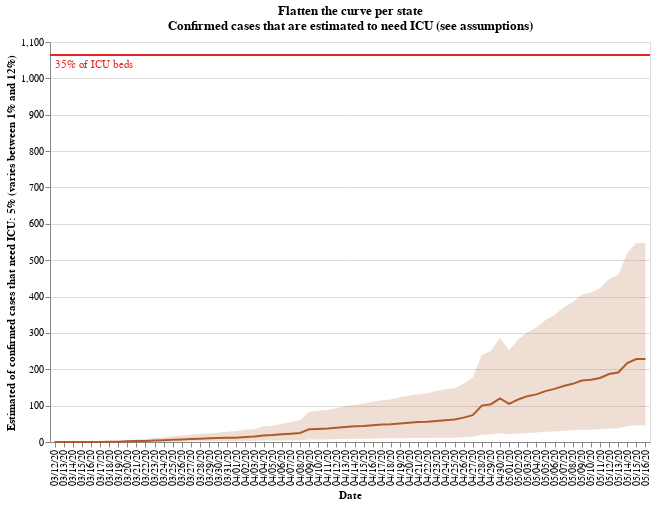

Here is the notebook cell this chart was saved with:
### Code cell
#hide_input
input_dropdown = alt.binding_select(options=df[STATE_COLUMN].unique())
selection = alt.selection_single(
    fields=[STATE_COLUMN], 
    init={STATE_COLUMN:'SC'}, 
    bind=input_dropdown, 
    name=' ')
color = alt.condition(selection,
                    alt.Color(STATE_COLUMN+':N', 
                              scale=alt.Scale(scheme='Paired', reverse=True), legend=None),
                              alt.value('#ffbf79')
                     )

chart = alt.Chart(df).mark_line().encode(
    x=alt.X(DATE_COLUMN+':O', axis=alt.Axis(title=DATE_COLUMN)),
    y=alt.Y(CASES_NEED_ICU_COLUMN+':Q', axis=alt.Axis(
        title=["Estimated of confirmed cases that need ICU: {:.0f}".format(CASES_NEED_ICU*100)+"% (varies between {:.0f}".format(LOWER_BOUND_ICU_NEED*100)+"% and {:.0f}".format(UPPER_BOUND_ICU_NEED*100)+"%)"])),
    color=color,
    tooltip=[
        DATE_COLUMN, 
        STATE_COLUMN, 
        CASES_NEED_ICU_COLUMN
    ],
    order=alt.Order(
    STATE_COLUMN,
    sort='ascending'
    )
).properties(
    title=[
        "Flatten the curve per state",
        "Confirmed cases that are estimated to need ICU (see assumptions)"
    ]
).add_selection(
    selection
).transform_filter(
    selection
)

shades = alt.Chart(df).mark_area().encode(
    x=DATE_COLUMN+':O',
    y=LOWER_BOUND_ICU_NEED_STR+":Q",
    y2=UPPER_BOUND_ICU_NEED_STR+':Q',
    color=color,
    opacity = alt.condition(selection, alt.value(0.2), alt.value(0.5))
).transform_filter(
    selection
)

x1line = alt.Chart(src_icus).mark_rule(color='#e42726', strokeWidth=2).encode(
    y=ICUS_COLUMN+':Q'
).transform_filter(
    selection
)

text1 = alt.Chart(src_icus).mark_text(align='left', x=5, dy=10, color='#e42726', strokeWidth=1).encode(
    y=ICUS_COLUMN+':Q',
    text=alt.value("{:.0f}".format(AVAILABLE_PERCENTAGE_ICU*100)+"% of ICU beds")   
).transform_filter(
    selection
)

plot = chart.properties(width=CHART_WIDTH, height=CHART_HEIGHT) + x1line + text1 + shades
plot

### Figure 1 — Vega-Lite specification as saved in the notebook (floating-point values rounded to 4 significant figures; data arrays with more than 128 entries replaced by an {"elided": "..."} marker saying what was removed)
{"config": {"view": {"continuousWidth": 400, "continuousHeight": 300}}, "layer": [{"data": {"name": "data-d99c5348bdb384cb1fc0e3ce9ab47ce5"}, "mark": "line", "encoding": {"color": {"condition": {"type": "nominal", "field": "State", "legend": null, "scale": {"reverse": true, "scheme": "Paired"}, "selection": " "}, "value": "#ffbf79"}, "order": {"type": "nominal", "field": "State", "sort": "ascending"}, "tooltip": [{"type": "nominal", "field": "Date"}, {"type": "nominal", "field": "State"}, {"type": "quantitative", "field": "Need ICU 5% of cases"}], "x": {"type": "ordinal", "axis": {"title": "Date"}, "field": "Date"}, "y": {"type": "quantitative", "axis": {"title": ["Estimated of confirmed cases that need ICU: 5% (varies between 1% and 12%)"]}, "field": "Need ICU 5% of cases"}}, "height": 400, "selection": {" ": {"type": "single", "fields": ["State"], "init": {"State": "SC"}, "bind": {"input": "select", "options": ["SP", "ES", "RJ", "BA", "DF", "AL", "MG", "RS", "PE", "GO", "PB", "RN", "SC", "PR", "AM", "SE", "MS", "CE", "AC", "TO", "PA", "PI", "MA", "AP", "MT", "RO", "RR"]}}}, "title": ["Flatten the curve per state", "Confirmed cases that are estimated to need ICU (see assumptions)"], "transform": [{"filter": {"selection": " "}}], "width": 600}, {"data": {"name": "data-5416e2b7c3701e649d2188279e8e88c6"}, "mark": {"type": "rule", "color": "#e42726", "strokeWidth": 2}, "encoding": {"y": {"type": "quantitative", "field": "ICUs"}}, "transform": [{"filter": {"selection": " "}}]}, {"data": {"name": "data-5416e2b7c3701e649d2188279e8e88c6"}, "mark": {"type": "text", "align": "left", "color": "#e42726", "dy": 10, "strokeWidth": 1, "x": 5}, "encoding": {"text": {"value": "35% of ICU beds"}, "y": {"type": "quantitative", "field": "ICUs"}}, "transform": [{"filter": {"selection": " "}}]}, {"data": {"name": "data-d99c5348bdb384cb1fc0e3ce9ab47ce5"}, "mark": "area", "encoding": {"color": {"condition": {"type": "nominal", "field": "State", "legend": null, "scale": {"reverse": true, "scheme": "Paired"}, "selection": " "}, "value": "#ffbf79"}, "opacity": {"condition": {"value": 0.2, "selection": " "}, "value": 0.5}, "x": {"type": "ordinal", "field": "Date"}, "y": {"type": "quantitative", "field": "Lower bound ICU need"}, "y2": {"field": "Upper bound ICU need"}}, "transform": [{"filter": {"selection": " "}}]}], "$schema": "https://vega.github.io/schema/vega-lite/v4.8.1.json", "datasets": {"data-d99c5348bdb384cb1fc0e3ce9ab47ce5": {"elided": "1703 records"}, "data-5416e2b7c3701e649d2188279e8e88c6": [{"State": "AC", "Vacinas distribuidas - influenza": 329100.0, "Vacinas aplicadas - influenza ": 114600.0, "Mascara cirúrgica": 111600, "Mascara N95": 8300, "Alcool em gel - L": 2333.0, "Avental": 8283, "Teste rápido": 17480, "Luvas": 109700, "Óculos e protetor facial": 790, "Touca e sapatilha": 62400, "Cloroquina - comprimidos": 18000.0, "Oseltamivir - cápsulas": 40510.0, "Teste PCR": 69720.0, "Leitos locados": 10.0, "ICUs": 58.0, "Respiradores distribuidos": 0.0, "UTI adulto SUS": 43.0, "Uti adulto não SUS": 15.0, "Leitos UTI habilitados": 10.0, "Mais Médicos": 153.0}, {"State": "AL", "Vacinas distribuidas - influenza": 1332000.0, "Vacinas aplicadas - influenza ": 580300.0, "Mascara cirúrgica": 382000, "Mascara N95": 32550, "Alcool em gel - L": 7208.0, "Avental": 26390, "Teste rápido": 71180, "Luvas": 364348, "Óculos e protetor facial": 2540, "Touca e sapatilha": 215800, "Cloroquina - comprimidos": 31500.0, "Oseltamivir - cápsulas": 64000.0, "Teste PCR": 84000.0, "Leitos locados": 10.0, "ICUs": 426.0, "Respiradores distribuidos": 0.0, "UTI adulto SUS": 315.0, "Uti adulto não SUS": 111.0, "Leitos UTI habilitados": 139.0, "Mais Médicos": 201.0}, {"State": "AM", "Vacinas distribuidas - influenza": 1399000.0, "Vacinas aplicadas - influenza ": 387300.0, "Mascara cirúrgica": 547200, "Mascara N95": 83600, "Alcool em gel - L": 19520.0, "Avental": 96333, "Teste rápido": 176930, "Luvas": 456748, "Óculos e protetor facial": 7840, "Touca e sapatilha": 353400, "Cloroquina - comprimidos": 171000.0, "Oseltamivir - cápsulas": 267100.0, "Teste PCR": 85530.0, "Leitos locados": 10.0, "ICUs": 450.0, "Respiradores distribuidos": 90.0, "UTI adulto SUS": 356.0, "Uti adulto não SUS": 94.0, "Leitos UTI habilitados": 186.0, "Mais Médicos": 423.0}, {"State": "AP", "Vacinas distribuidas - influenza": 253700.0, "Vacinas aplicadas - influenza ": 98900.0, "Mascara cirúrgica": 116900, "Mascara N95": 7800, "Alcool em gel - L": 2063.0, "Avental": 7514, "Teste rápido": 15300, "Luvas": 268800, "Óculos e protetor facial": 1120, "Touca e sapatilha": 61100, "Cloroquina - comprimidos": 37000.0, "Oseltamivir - cápsulas": 8270.0, "Teste PCR": 83780.0, "Leitos locados": 10.0, "ICUs": 78.0, "Respiradores distribuidos": 45.0, "UTI adulto SUS": 44.0, "Uti adulto não SUS": 34.0, "Leitos UTI habilitados": 32.0, "Mais Médicos": 109.0}, {"State": "BA", "Vacinas distribuidas - influenza": 5326000.0, "Vacinas aplicadas - influenza ": 2535000.0, "Mascara cirúrgica": 1766200, "Mascara N95": 146350, "Alcool em gel - L": 32200.0, "Avental": 121384, "Teste rápido": 345480, "Luvas": 1666496, "Óculos e protetor facial": 11840, "Touca e sapatilha": 955900, "Cloroquina - comprimidos": 41000.0, "Oseltamivir - cápsulas": 176700.0, "Teste PCR": 103500.0, "Leitos locados": 40.0, "ICUs": 1573.0, "Respiradores distribuidos": 0.0, "UTI adulto SUS": 869.0, "Uti adulto não SUS": 704.0, "Leitos UTI habilitados": 95.0, "Mais Médicos": 1482.0}, {"State": "CE", "Vacinas distribuidas - influenza": 3110000.0, "Vacinas aplicadas - influenza ": 1539000.0, "Mascara cirúrgica": 1076700, "Mascara N95": 81950, "Alcool em gel - L": 19570.0, "Avental": 70154, "Teste rápido": 259320, "Luvas": 1014096, "Óculos e protetor facial": 7600, "Touca e sapatilha": 582500, "Cloroquina - comprimidos": 302000.0, "Oseltamivir - cápsulas": 372600.0, "Teste PCR": 112600.0, "Leitos locados": 20.0, "ICUs": 1002.0, "Respiradores distribuidos": 75.0, "UTI adulto SUS": 630.0, "Uti adulto não SUS": 372.0, "Leitos UTI habilitados": 200.0, "Mais Médicos": 1195.0}, {"State": "DF", "Vacinas distribuidas - influenza": 1036000.0, "Vacinas aplicadas - influenza ": 671500.0, "Mascara cirúrgica": 658500, "Mascara N95": 66650, "Alcool em gel - L": 15450.0, "Avental": 43865, "Teste rápido": 98120, "Luvas": 477100, "Óculos e protetor facial": 5220, "Touca e sapatilha": 223200, "Cloroquina - comprimidos": 72000.0, "Oseltamivir - cápsulas": 54960.0, "Teste PCR": 113500.0, "Leitos locados": 10.0, "ICUs": 997.0, "Respiradores distribuidos": 0.0, "UTI adulto SUS": 261.0, "Uti adulto não SUS": 736.0, "Leitos UTI habilitados": 80.0, "Mais Médicos": 88.0}, {"State": "ES", "Vacinas distribuidas - influenza": 1375000.0, "Vacinas aplicadas - influenza ": 816200.0, "Mascara cirúrgica": 475000, "Mascara N95": 43000, "Alcool em gel - L": 9488.0, "Avental": 34115, "Teste rápido": 93860, "Luvas": 450248, "Óculos e protetor facial": 3440, "Touca e sapatilha": 261900, "Cloroquina - comprimidos": 78000.0, "Oseltamivir - cápsulas": 116900.0, "Teste PCR": 90490.0, "Leitos locados": 10.0, "ICUs": 804.0, "Respiradores distribuidos": 10.0, "UTI adulto SUS": 406.0, "Uti adulto não SUS": 398.0, "Leitos UTI habilitados": 88.0, "Mais Médicos": 377.0}, {"State": "GO", "Vacinas distribuidas - influenza": 2430000.0, "Vacinas aplicadas - influenza ": 1317000.0, "Mascara cirúrgica": 798400, "Mascara N95": 61850, "Alcool em gel - L": 13820.0, "Avental": 53608, "Teste rápido": 148560, "Luvas": 722896, "Óculos e protetor facial": 5080, "Touca e sapatilha": 446000, "Cloroquina - comprimidos": 14000.0, "Oseltamivir - cápsulas": 50150.0, "Teste PCR": 86700.0, "Leitos locados": 20.0, "ICUs": 1200.0, "Respiradores distribuidos": 0.0, "UTI adulto SUS": 675.0, "Uti adulto não SUS": 525.0, "Leitos UTI habilitados": 159.0, "Mais Médicos": 609.0}, {"State": "MA", "Vacinas distribuidas - influenza": 2463000.0, "Vacinas aplicadas - influenza ": 1214000.0, "Mascara cirúrgica": 830300, "Mascara N95": 66650, "Alcool em gel - L": 14850.0, "Avental": 55822, "Teste rápido": 146300, "Luvas": 744396, "Óculos e protetor facial": 5430, "Touca e sapatilha": 448400, "Cloroquina - comprimidos": 98000.0, "Oseltamivir - cápsulas": 43570.0, "Teste PCR": 86210.0, "Leitos locados": 20.0, "ICUs": 682.0, "Respiradores distribuidos": 0.0, "UTI adulto SUS": 413.0, "Uti adulto não SUS": 269.0, "Leitos UTI habilitados": 110.0, "Mais Médicos": 674.0}, {"State": "MD", "Vacinas distribuidas - influenza": null, "Vacinas aplicadas - influenza ": null, "Mascara cirúrgica": 250500, "Mascara N95": 31500, "Alcool em gel - L": 1393.0, "Avental": 15775, "Teste rápido": 0, "Luvas": 98896, "Óculos e protetor facial": 120, "Touca e sapatilha": 106000, "Cloroquina - comprimidos": null, "Oseltamivir - cápsulas": null, "Teste PCR": null, "Leitos locados": null, "ICUs": null, "Respiradores distribuidos": null, "UTI adulto SUS": null, "Uti adulto não SUS": null, "Leitos UTI habilitados": null, "Mais Médicos": null}, {"State": "MG", "Vacinas distribuidas - influenza": 6951000.0, "Vacinas aplicadas - influenza ": 4762000.0, "Mascara cirúrgica": 2713300, "Mascara N95": 245350, "Alcool em gel - L": 53980.0, "Avental": 192539, "Teste rápido": 551500, "Luvas": 2412684, "Óculos e protetor facial": 18910, "Touca e sapatilha": 1374000, "Cloroquina - comprimidos": 85000.0, "Oseltamivir - cápsulas": 609900.0, "Teste PCR": 160600.0, "Leitos locados": 50.0, "ICUs": 3151.0, "Respiradores distribuidos": 0.0, "UTI adulto SUS": 2068.0, "Uti adulto não SUS": 1083.0, "Leitos UTI habilitados": 55.0, "Mais Médicos": 1178.0}, {"State": "MJ", "Vacinas distribuidas - influenza": null, "Vacinas aplicadas - influenza ": null, "Mascara cirúrgica": 1323850, "Mascara N95": 89150, "Alcool em gel - L": 22420.0, "Avental": 42635, "Teste rápido": 0, "Luvas": 2073496, "Óculos e protetor facial": 120, "Touca e sapatilha": 31300, "Cloroquina - comprimidos": null, "Oseltamivir - cápsulas": null, "Teste PCR": null, "Leitos locados": null, "ICUs": null, "Respiradores distribuidos": null, "UTI adulto SUS": null, "Uti adulto não SUS": null, "Leitos UTI habilitados": null, "Mais Médicos": null}, {"State": "MS", "Vacinas distribuidas - influenza": 1042000.0, "Vacinas aplicadas - influenza ": 494500.0, "Mascara cirúrgica": 347500, "Mascara N95": 33850, "Alcool em gel - L": 7730.0, "Avental": 26692, "Teste rápido": 66240, "Luvas": 335648, "Óculos e protetor facial": 2680, "Touca e sapatilha": 186200, "Cloroquina - comprimidos": 16000.0, "Oseltamivir - cápsulas": 145700.0, "Teste PCR": 95630.0, "Leitos locados": 10.0, "ICUs": 432.0, "Respiradores distribuidos": 0.0, "UTI adulto SUS": 269.0, "Uti adulto não SUS": 163.0, "Leitos UTI habilitados": 80.0, "Mais Médicos": 191.0}, {"State": "MT", "Vacinas distribuidas - influenza": 1177000.0, "Vacinas aplicadas - influenza ": 445900.0, "Mascara cirúrgica": 406900, "Mascara N95": 33200, "Alcool em gel - L": 7414.0, "Avental": 27333, "Teste rápido": 70240, "Luvas": 422148, "Óculos e protetor facial": 4360, "Touca e sapatilha": 226700, "Cloroquina - comprimidos": 15000.0, "Oseltamivir - cápsulas": 67190.0, "Teste PCR": 74210.0, "Leitos locados": 10.0, "ICUs": 591.0, "Respiradores distribuidos": 0.0, "UTI adulto SUS": 208.0, "Uti adulto não SUS": 383.0, "Leitos UTI habilitados": 10.0, "Mais Médicos": 223.0}, {"State": "PA", "Vacinas distribuidas - influenza": 2537000.0, "Vacinas aplicadas - influenza ": 873400.0, "Mascara cirúrgica": 937900, "Mascara N95": 89000, "Alcool em gel - L": 15060.0, "Avental": 99557, "Teste rápido": 172940, "Luvas": 869196, "Óculos e protetor facial": 8660, "Touca e sapatilha": 579900, "Cloroquina - comprimidos": 215000.0, "Oseltamivir - cápsulas": 98680.0, "Teste PCR": 165700.0, "Leitos locados": 20.0, "ICUs": 661.0, "Respiradores distribuidos": 80.0, "UTI adulto SUS": 400.0, "Uti adulto não SUS": 261.0, "Leitos UTI habilitados": 52.0, "Mais Médicos": 751.0}, {"State": "PB", "Vacinas distribuidas - influenza": 1595000.0, "Vacinas aplicadas - influenza ": 808400.0, "Mascara cirúrgica": 470000, "Mascara N95": 40400, "Alcool em gel - L": 9273.0, "Avental": 33776, "Teste rápido": 103940, "Luvas": 442748, "Óculos e protetor facial": 3500, "Touca e sapatilha": 261400, "Cloroquina - comprimidos": 25000.0, "Oseltamivir - cápsulas": 42500.0, "Teste PCR": 84750.0, "Leitos locados": 10.0, "ICUs": 536.0, "Respiradores distribuidos": 20.0, "UTI adulto SUS": 372.0, "Uti adulto não SUS": 164.0, "Leitos UTI habilitados": 82.0, "Mais Médicos": 335.0}, {"State": "PE", "Vacinas distribuidas - influenza": 3493000.0, "Vacinas aplicadas - influenza ": 1688000.0, "Mascara cirúrgica": 1117000, "Mascara N95": 92950, "Alcool em gel - L": 20570.0, "Avental": 77339, "Teste rápido": 221300, "Luvas": 1025544, "Óculos e protetor facial": 7460, "Touca e sapatilha": 618400, "Cloroquina - comprimidos": 223000.0, "Oseltamivir - cápsulas": 74200.0, "Teste PCR": 118700.0, "Leitos locados": 20.0, "ICUs": 1647.0, "Respiradores distribuidos": 50.0, "UTI adulto SUS": 1026.0, "Uti adulto não SUS": 621.0, "Leitos UTI habilitados": 271.0, "Mais Médicos": 866.0}, {"State": "PI", "Vacinas distribuidas - influenza": 1323000.0, "Vacinas aplicadas - influenza ": 546800.0, "Mascara cirúrgica": 390800, "Mascara N95": 33450, "Alcool em gel - L": 7553.0, "Avental": 27327, "Teste rápido": 81160, "Luvas": 363448, "Óculos e protetor facial": 2980, "Touca e sapatilha": 226600, "Cloroquina - comprimidos": 20000.0, "Oseltamivir - cápsulas": 77410.0, "Teste PCR": 78760.0, "Leitos locados": 10.0, "ICUs": 293.0, "Respiradores distribuidos": 0.0, "UTI adulto SUS": 206.0, "Uti adulto não SUS": 87.0, "Leitos UTI habilitados": 66.0, "Mais Médicos": 326.0}, {"State": "PR", "Vacinas distribuidas - influenza": 4058000.0, "Vacinas aplicadas - influenza ": 2358000.0, "Mascara cirúrgica": 1423800, "Mascara N95": 127450, "Alcool em gel - L": 27450.0, "Avental": 99850, "Teste rápido": 290200, "Luvas": 1273792, "Óculos e protetor facial": 9740, "Touca e sapatilha": 750100, "Cloroquina - comprimidos": 62000.0, "Oseltamivir - cápsulas": 1148000.0, "Teste PCR": 102400.0, "Leitos locados": 30.0, "ICUs": 2444.0, "Respiradores distribuidos": 20.0, "UTI adulto SUS": 1656.0, "Uti adulto não SUS": 788.0, "Leitos UTI habilitados": 438.0, "Mais Médicos": 737.0}, {"State": "RJ", "Vacinas distribuidas - influenza": 5854000.0, "Vacinas aplicadas - influenza ": 3339000.0, "Mascara cirúrgica": 2299700, "Mascara N95": 268600, "Alcool em gel - L": 40010.0, "Avental": 145080, "Teste rápido": 448740, "Luvas": 10869436, "Óculos e protetor facial": 30800, "Touca e sapatilha": 1121800, "Cloroquina - comprimidos": 224000.0, "Oseltamivir - cápsulas": 292500.0, "Teste PCR": 378600.0, "Leitos locados": 40.0, "ICUs": 4008.0, "Respiradores distribuidos": 130.0, "UTI adulto SUS": 1247.0, "Uti adulto não SUS": 2761.0, "Leitos UTI habilitados": 72.0, "Mais Médicos": 558.0}, {"State": "RN", "Vacinas distribuidas - influenza": 1424000.0, "Vacinas aplicadas - influenza ": 716600.0, "Mascara cirúrgica": 432000, "Mascara N95": 35000, "Alcool em gel - L": 8087.0, "Avental": 29051, "Teste rápido": 85820, "Luvas": 387948, "Óculos e protetor facial": 2840, "Touca e sapatilha": 228100, "Cloroquina - comprimidos": 36000.0, "Oseltamivir - cápsulas": 61600.0, "Teste PCR": 90890.0, "Leitos locados": 10.0, "ICUs": 526.0, "Respiradores distribuidos": 0.0, "UTI adulto SUS": 306.0, "Uti adulto não SUS": 220.0, "Leitos UTI habilitados": 95.0, "Mais Médicos": 258.0}, {"State": "RO", "Vacinas distribuidas - influenza": 474000.0, "Vacinas aplicadas - influenza ": 222900.0, "Mascara cirúrgica": 202300, "Mascara N95": 17700, "Alcool em gel - L": 4184.0, "Avental": 14949, "Teste rápido": 31460, "Luvas": 216900, "Óculos e protetor facial": 1430, "Touca e sapatilha": 117000, "Cloroquina - comprimidos": 21000.0, "Oseltamivir - cápsulas": 77020.0, "Teste PCR": 80300.0, "Leitos locados": 10.0, "ICUs": 285.0, "Respiradores distribuidos": 0.0, "UTI adulto SUS": 213.0, "Uti adulto não SUS": 72.0, "Leitos UTI habilitados": 54.0, "Mais Médicos": 308.0}, {"State": "RR", "Vacinas distribuidas - influenza": 247000.0, "Vacinas aplicadas - influenza ": 56440.0, "Mascara cirúrgica": 80900, "Mascara N95": 6700, "Alcool em gel - L": 1704.0, "Avental": 4714, "Teste rápido": 10180, "Luvas": 73200, "Óculos e protetor facial": 510, "Touca e sapatilha": 40000, "Cloroquina - comprimidos": 20000.0, "Oseltamivir - cápsulas": 44280.0, "Teste PCR": 83820.0, "Leitos locados": 0.0, "ICUs": 25.0, "Respiradores distribuidos": 0.0, "UTI adulto SUS": 17.0, "Uti adulto não SUS": 8.0, "Leitos UTI habilitados": 0.0, "Mais Médicos": 140.0}, {"State": "RS", "Vacinas distribuidas - influenza": 4686000.0, "Vacinas aplicadas - influenza ": 2818000.0, "Mascara cirúrgica": 1675650, "Mascara N95": 149700, "Alcool em gel - L": 32680.0, "Avental": 108684, "Teste rápido": 393360, "Luvas": 1483292, "Óculos e protetor facial": 10960, "Touca e sapatilha": 757800, "Cloroquina - comprimidos": 47000.0, "Oseltamivir - cápsulas": 1170000.0, "Teste PCR": 106900.0, "Leitos locados": 30.0, "ICUs": 1660.0, "Respiradores distribuidos": 0.0, "UTI adulto SUS": 1015.0, "Uti adulto não SUS": 645.0, "Leitos UTI habilitados": 30.0, "Mais Médicos": 864.0}, {"State": "SC", "Vacinas distribuidas - influenza": 2506000.0, "Vacinas aplicadas - influenza ": 1464000.0, "Mascara cirúrgica": 895600, "Mascara N95": 80200, "Alcool em gel - L": 17620.0, "Avental": 63154, "Teste rápido": 173920, "Luvas": 812096, "Óculos e protetor facial": 6150, "Touca e sapatilha": 469700, "Cloroquina - comprimidos": 49000.0, "Oseltamivir - cápsulas": 1236000.0, "Teste PCR": 103900.0, "Leitos locados": 20.0, "ICUs": 1064.0, "Respiradores distribuidos": 17.0, "UTI adulto SUS": 760.0, "Uti adulto não SUS": 304.0, "Leitos UTI habilitados": 227.0, "Mais Médicos": 350.0}, {"State": "SE", "Vacinas distribuidas - influenza": 799700.0, "Vacinas aplicadas - influenza ": 384600.0, "Mascara cirúrgica": 285200, "Mascara N95": 23900, "Alcool em gel - L": 5590.0, "Avental": 19439, "Teste rápido": 52060, "Luvas": 270200, "Óculos e protetor facial": 1880, "Touca e sapatilha": 150700, "Cloroquina - comprimidos": 14500.0, "Oseltamivir - cápsulas": 31620.0, "Teste PCR": 102600.0, "Leitos locados": 10.0, "ICUs": 295.0, "Respiradores distribuidos": 0.0, "UTI adulto SUS": 200.0, "Uti adulto não SUS": 95.0, "Leitos UTI habilitados": 54.0, "Mais Médicos": 180.0}, {"State": "SP", "Vacinas distribuidas - influenza": 16610000.0, "Vacinas aplicadas - influenza ": 10460000.0, "Mascara cirúrgica": 5885550, "Mascara N95": 510250, "Alcool em gel - L": 113600.0, "Avental": 438117, "Teste rápido": 1192700, "Luvas": 5669240, "Óculos e protetor facial": 41700, "Touca e sapatilha": 2983700, "Cloroquina - comprimidos": 986000.0, "Oseltamivir - cápsulas": 2097000.0, "Teste PCR": 264300.0, "Leitos locados": 80.0, "ICUs": 9269.0, "Respiradores distribuidos": 0.0, "UTI adulto SUS": 4480.0, "Uti adulto não SUS": 4789.0, "Leitos UTI habilitados": 974.0, "Mais Médicos": 1792.0}, {"State": "TO", "Vacinas distribuidas - influenza": 544100.0, "Vacinas aplicadas - influenza ": 237000.0, "Mascara cirúrgica": 204100, "Mascara N95": 21720, "Alcool em gel - L": 4839.0, "Avental": 16098, "Teste rápido": 39180, "Luvas": 195500, "Óculos e protetor facial": 1580, "Touca e sapatilha": 108200, "Cloroquina - comprimidos": 11000.0, "Oseltamivir - cápsulas": 19000.0, "Teste PCR": 73300.0, "Leitos locados": 10.0, "ICUs": 161.0, "Respiradores distribuidos": 0.0, "UTI adulto SUS": 109.0, "Uti adulto não SUS": 52.0, "Leitos UTI habilitados": 36.0, "Mais Médicos": 133.0}]}}
